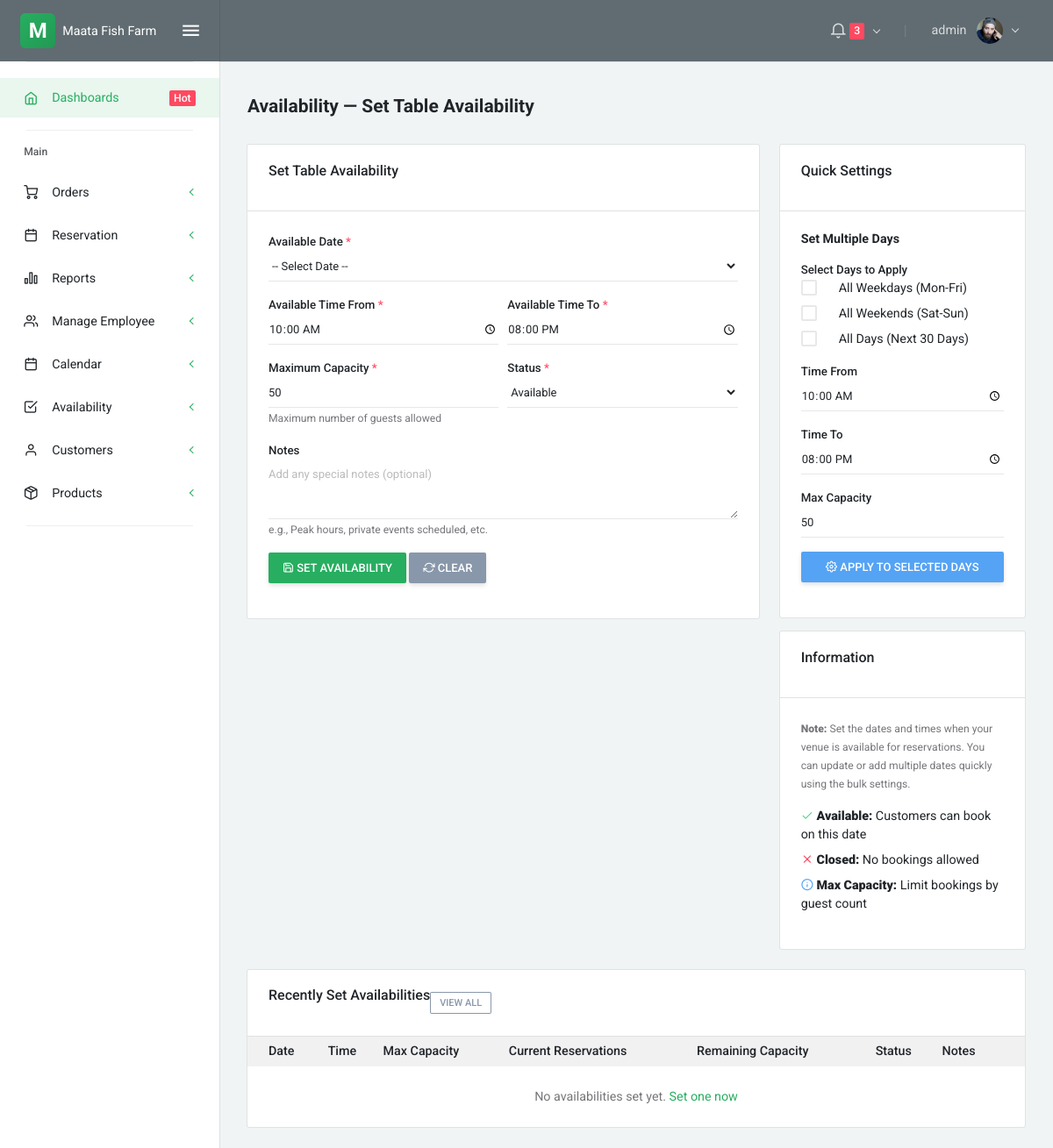
The app's page /availability_set.php (signed in), older data.
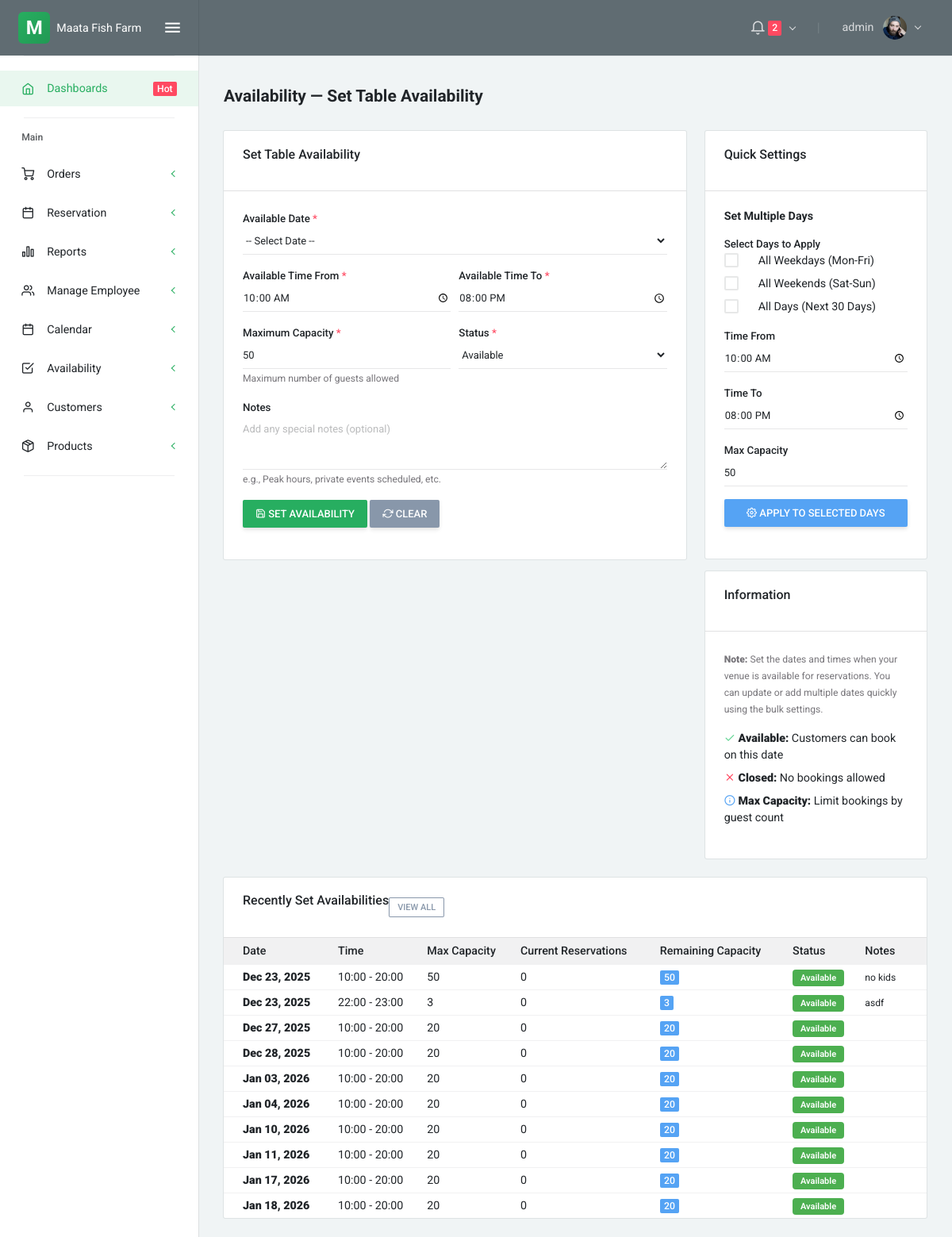
The same page, newer data.
### tables this page shows
CREATE TABLE `availability` (
  `id` int(11) NOT NULL,
  `available_date` date NOT NULL,
  `available_time_start` time NOT NULL,
  `available_time_end` time NOT NULL,
  `max_capacity` int(11) DEFAULT 50,
  `current_reservations` int(11) DEFAULT 0,
  `is_available` tinyint(1) DEFAULT 1,
  `notes` text DEFAULT NULL,
  `created_at` timestamp NOT NULL DEFAULT current_timestamp(),
  `updated_at` timestamp NOT NULL DEFAULT current_timestamp() ON UPDATE current_timestamp()
);

### availability_set.php (the view, shortened to what the changed rows need)
<?php include 'partials/head.php'; ?>
<?php include 'partials/navbar.php'; ?>
<div class="layout-content">
    <div class="container-fluid flex-grow-1 container-p-y">
        <?php
        require __DIR__ . '/config/db.php';
        ?>
        <div class="row mt-4">
            <div class="col-lg-12">
                <div class="card">
                    <div class="table-responsive">
                        <table class="table table-sm mb-0">
                            <thead class="bg-light">
                                <tr>
                                    <th>Date</th>
                                    <th>Time</th>
                                    <th>Max Capacity</th>
                                    <th>Current Reservations</th>
                                    <th>Remaining Capacity</th>
                                    <th>Status</th>
                                    <th>Notes</th>
                                </tr>
                            </thead>
                            <tbody>
                                <?php
                                $recent = [];
                                $recent_stmt = $conn->prepare('SELECT id, available_date, available_time_start, available_time_end, max_capacity, current_reservations, is_available, notes FROM availability WHERE available_date >= CURDATE() ORDER BY available_date ASC LIMIT 10');
                                if ($recent_stmt) {
                                    $recent_stmt->execute();
                                    $recent_res = $recent_stmt->get_result();
                                    while ($row = $recent_res->fetch_assoc()) {
                                        $recent[] = $row;
                                    }
                                }
                                if (empty($recent)) {
                                    echo '<tr><td colspan="7" class="text-center text-muted py-4">No availabilities set yet. <a href="#availabilityForm">Set one now</a></td></tr>';
                                } else {
                                    foreach ($recent as $avail):
                                        $remaining = $avail['max_capacity'] - $avail['current_reservations'];
                                        $status_text = $avail['is_available'] ? 'Available' : 'Closed';
                                        $status_color = $avail['is_available'] ? '#4caf50' : '#f44336';
                                ?>
                                <tr>
                                    <td><strong><?php echo date('M d, Y', strtotime($avail['available_date'])); ?></strong></td>
                                    <td><?php echo date('H:i', strtotime($avail['available_time_start'])); ?> - <?php echo date('H:i', strtotime($avail['available_time_end'])); ?></td>
                                    <td><?php echo $avail['max_capacity']; ?></td>
                                    <td><?php echo $avail['current_reservations']; ?></td>
                                    <td>
                                        <span class="badge badge-info"><?php echo max(0, $remaining); ?></span>
                                    </td>
                                    <td>
                                        <span style="background-color: <?php echo $status_color; ?>; color: white; padding: 4px 10px; border-radius: 4px; font-size: 11px; font-weight: 600;">
                                            <?php echo $status_text; ?>
                                        </span>
                                    </td>
                                    <td><small><?php echo htmlspecialchars($avail['notes'] ?? '-'); ?></small></td>
                                </tr>
                                <?php
                                    endforeach;
                                }
                                ?>
                            </tbody>
                        </table>
                    </div>
                </div>
            </div>
        </div>
    </div>
</div>
<?php include 'partials/footer.php'; ?>

### partials/navbar.php (shortened to what the changed rows need)
<?php
require_once __DIR__ . '/../config/db.php';
$pending_count = 0;
$status = 'pending';
$pc_stmt = $conn->prepare('SELECT COUNT(*) as cnt FROM reservations WHERE status = ?');
if ($pc_stmt) {
    $pc_stmt->bind_param('s', $status);
    $pc_stmt->execute();
    $pc_res = $pc_stmt->get_result();
    $pending_count = (int)($pc_res->fetch_assoc()['cnt'] ?? 0);
}
?>
<div class="layout-container">
    <nav class="layout-navbar navbar navbar-expand-lg align-items-lg-center bg-dark container-p-x" id="layout-navbar">
        <div class="navbar-collapse collapse" id="layout-navbar-collapse">
            <div class="navbar-nav align-items-lg-center ml-auto">
                <div class="demo-navbar-notifications nav-item dropdown mr-lg-3">
                    <a class="nav-link dropdown-toggle" href="javascript:void(0);" data-toggle="dropdown" aria-haspopup="true" aria-expanded="false" style="cursor: pointer; pointer-events: auto;">
                        <i class="feather icon-bell navbar-icon align-middle"></i>
                        <?php if ($pending_count > 0): ?>
                        <span class="badge badge-danger"><?php echo $pending_count; ?></span>
                        <?php endif; ?>
                    </a>
                </div>
            </div>
        </div>
    </nav>

Row changes from the older to the newer data that the page shows:
added availability: available_date "Dec 23, 2025", available_time_start "10:00", available_time_end "20:00", max_capacity "50", current_reservations "0", is_available "Available", notes "no kids"
added availability: available_date "Dec 23, 2025", available_time_start "22:00", available_time_end "23:00", max_capacity "3", current_reservations "0", is_available "Available", notes "asdf"
added availability: available_date "Dec 27, 2025", available_time_start "10:00", available_time_end "20:00", max_capacity "20", current_reservations "0", is_available "Available"
added availability: available_date "Dec 28, 2025", available_time_start "10:00", available_time_end "20:00", max_capacity "20", current_reservations "0", is_available "Available"
added availability: available_date "Jan 03, 2026", available_time_start "10:00", available_time_end "20:00", max_capacity "20", current_reservations "0", is_available "Available"
added availability: available_date "Jan 04, 2026", available_time_start "10:00", available_time_end "20:00", max_capacity "20", current_reservations "0", is_available "Available"
added availability: available_date "Jan 10, 2026", available_time_start "10:00", available_time_end "20:00", max_capacity "20", current_reservations "0", is_available "Available"
added availability: available_date "Jan 11, 2026", available_time_start "10:00", available_time_end "20:00", max_capacity "20", current_reservations "0", is_available "Available"
added availability: available_date "Jan 17, 2026", available_time_start "10:00", available_time_end "20:00", max_capacity "20", current_reservations "0", is_available "Available"
added availability: available_date "Jan 18, 2026", available_time_start "10:00", available_time_end "20:00", max_capacity "20", current_reservations "0", is_available "Available"
Text that changed along with them:
$pending_count: "3" → "2"
text no longer shown: "No availabilities set yet. Set one now"
